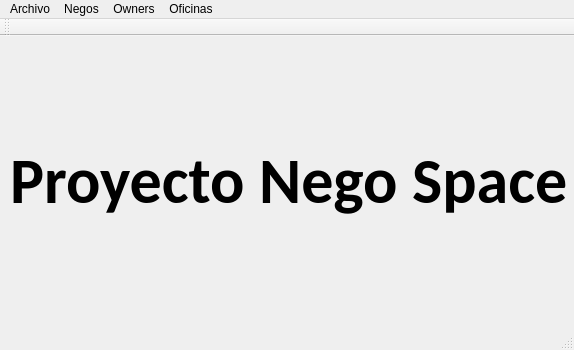
<?xml version="1.0" encoding="UTF-8"?>
<ui version="4.0">
 <class>MainWindow</class>
 <widget class="QMainWindow" name="MainWindow">
  <property name="geometry">
   <rect>
    <x>0</x>
    <y>0</y>
    <width>574</width>
    <height>350</height>
   </rect>
  </property>
  <property name="cursor">
   <cursorShape>ArrowCursor</cursorShape>
  </property>
  <property name="windowTitle">
   <string>MainWindow</string>
  </property>
  <widget class="QWidget" name="centralWidget">
   <widget class="QLabel" name="label">
    <property name="geometry">
     <rect>
      <x>10</x>
      <y>60</y>
      <width>561</width>
      <height>171</height>
     </rect>
    </property>
    <property name="font">
     <font>
      <family>Calibri</family>
      <pointsize>48</pointsize>
      <weight>75</weight>
      <bold>true</bold>
     </font>
    </property>
    <property name="text">
     <string>Proyecto Nego Space</string>
    </property>
   </widget>
  </widget>
  <widget class="QMenuBar" name="menuBar">
   <property name="geometry">
    <rect>
     <x>0</x>
     <y>0</y>
     <width>574</width>
     <height>21</height>
    </rect>
   </property>
   <widget class="QMenu" name="menuArchivo">
    <property name="title">
     <string>Archivo</string>
    </property>
   </widget>
   <widget class="QMenu" name="menuNegos">
    <property name="title">
     <string>Negos</string>
    </property>
    <addaction name="actionCrear_Nego_2"/>
   </widget>
   <widget class="QMenu" name="menuOwners">
    <property name="title">
     <string>Owners</string>
    </property>
    <addaction name="actionCrear_Owners"/>
   </widget>
   <widget class="QMenu" name="menuOficinas">
    <property name="title">
     <string>Oficinas</string>
    </property>
    <addaction name="actionCrear_Oficinas"/>
   </widget>
   <addaction name="menuArchivo"/>
   <addaction name="menuNegos"/>
   <addaction name="menuOwners"/>
   <addaction name="menuOficinas"/>
  </widget>
  <widget class="QToolBar" name="mainToolBar">
   <attribute name="toolBarArea">
    <enum>TopToolBarArea</enum>
   </attribute>
   <attribute name="toolBarBreak">
    <bool>false</bool>
   </attribute>
  </widget>
  <widget class="QStatusBar" name="statusBar"/>
  <action name="actionCrear_Nego">
   <property name="text">
    <string>Crear Nego</string>
   </property>
  </action>
  <action name="actionCrear_Owners">
   <property name="text">
    <string>Crear Owners</string>
   </property>
  </action>
  <action name="actionCrear_Oficinas">
   <property name="text">
    <string>Crear Oficinas</string>
   </property>
  </action>
  <action name="actionCrear_Nego_2">
   <property name="text">
    <string>Crear Nego</string>
   </property>
  </action>
 </widget>
 <layoutdefault spacing="6" margin="11"/>
 <resources/>
 <connections>
  <connection>
   <sender>actionCrear_Oficinas</sender>
   <signal>triggered()</signal>
   <receiver>MainWindow</receiver>
   <slot>openOficinas()</slot>
   <hints>
    <hint type="sourcelabel">
     <x>-1</x>
     <y>-1</y>
    </hint>
    <hint type="destinationlabel">
     <x>286</x>
     <y>174</y>
    </hint>
   </hints>
  </connection>
  <connection>
   <sender>actionCrear_Owners</sender>
   <signal>triggered()</signal>
   <receiver>MainWindow</receiver>
   <slot>openOwners()</slot>
   <hints>
    <hint type="sourcelabel">
     <x>-1</x>
     <y>-1</y>
    </hint>
    <hint type="destinationlabel">
     <x>286</x>
     <y>174</y>
    </hint>
   </hints>
  </connection>
  <connection>
   <sender>actionCrear_Nego_2</sender>
   <signal>triggered()</signal>
   <receiver>MainWindow</receiver>
   <slot>openNegos()</slot>
   <hints>
    <hint type="sourcelabel">
     <x>-1</x>
     <y>-1</y>
    </hint>
    <hint type="destinationlabel">
     <x>286</x>
     <y>174</y>
    </hint>
   </hints>
  </connection>
 </connections>
 <slots>
  <signal>signal1()</signal>
  <slot>click()</slot>
  <slot>openNegos()</slot>
  <slot>openOwners()</slot>
  <slot>openOficinas()</slot>
  <slot>openMenuNegos()</slot>
  <slot>openMenuOwners()</slot>
  <slot>openMenuOficinas()</slot>
 </slots>
</ui>
